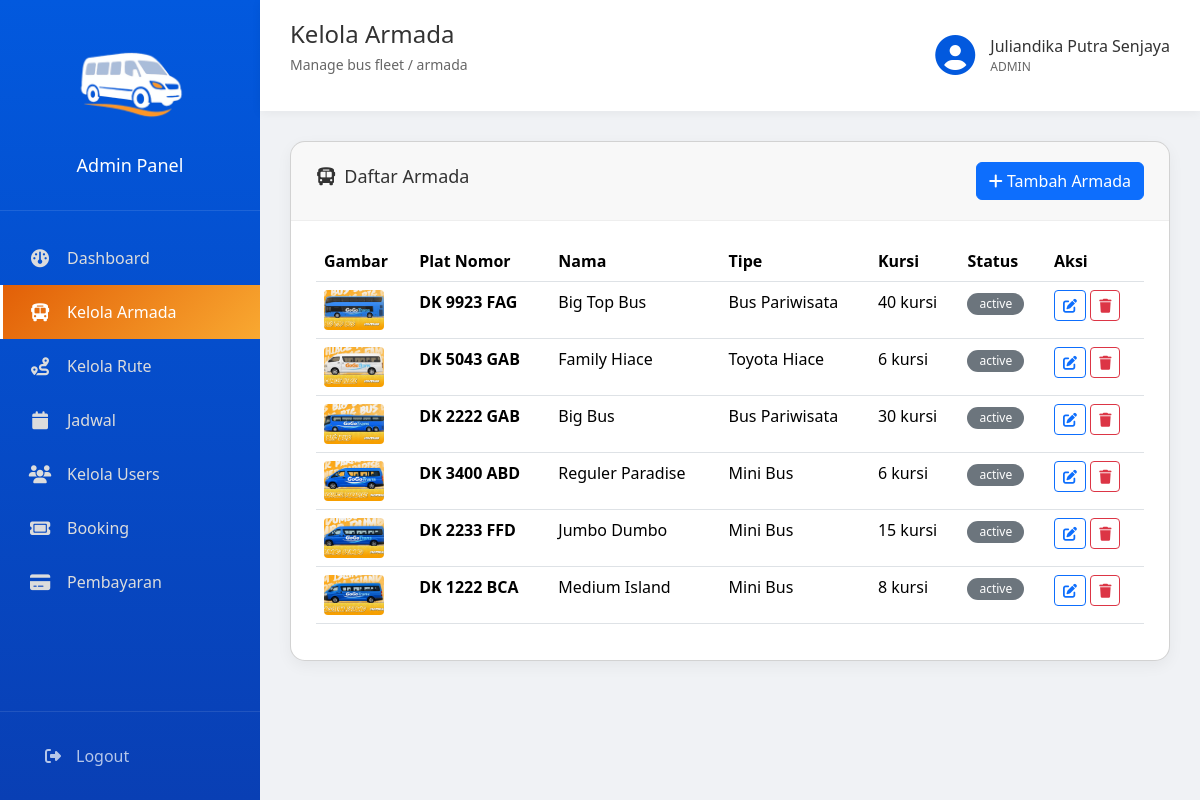
The page /admin/armada.php (signed in) on the database its author committed.
### tables this page shows
CREATE TABLE `tb_buss` (
  `bus_id` int NOT NULL AUTO_INCREMENT,
  `bus_number` varchar(50) NOT NULL,
  `model` varchar(100) NOT NULL,
  `bus_type` enum('big_bus','mini_bus','hiace','innova','avanza') DEFAULT 'big_bus',
  `description` text,
  `seat_capacity` int NOT NULL,
  `facilities` text,
  `image_url` varchar(255) DEFAULT NULL,
  `image_banner` varchar(255) DEFAULT NULL,
  `status` enum('active','maintenance','inactive') DEFAULT 'active',
  PRIMARY KEY (`bus_id`),
  UNIQUE KEY `bus_number` (`bus_number`)
);

### admin/armada.php (the view, shortened to what this page needs)
<?php
require_once 'templates/functions.php';
require_once 'templates/header.php';
$action = $_GET['action'] ?? 'list';
$pdo = getDB();
$sql = "SELECT * FROM tb_buss ORDER BY bus_id DESC";
$buses = $pdo->query($sql)->fetchAll();
?>
<?php if ($action === 'list'): ?>
<div class="card">
    <div class="card-header d-flex justify-content-between align-items-center">
        <h2><i class="fa-solid fa-bus me-2"></i>Daftar Armada</h2>
        <a href="?action=add" class="btn btn-primary">
            <i class="fa-solid fa-plus"></i> Tambah Armada
        </a>
    </div>
    <div class="card-body">
        <table class="table table-hover">
            <thead>
                <tr>
                    <th>Gambar</th>
                    <th>Plat Nomor</th>
                    <th>Nama</th>
                    <th>Tipe</th>
                    <th>Kursi</th>
                    <th>Status</th>
                    <th>Aksi</th>
                </tr>
            </thead>
            <tbody>
                <?php if (empty($buses)): ?>
                <tr>
                    <td colspan="7" class="text-center text-muted py-4">Belum ada data armada</td>
                </tr>
                <?php else: ?>
                <?php foreach ($buses as $b): ?>
                <tr>
                    <td>
                        <?php if ($b['image_url']): ?>
                        <img src="<?php echo htmlspecialchars($b['image_url']); ?>" alt="" style="width:60px;height:40px;object-fit:cover;border-radius:4px;">
                        <?php else: ?>
                        <div style="width:60px;height:40px;background:#eee;border-radius:4px;display:flex;align-items:center;justify-content:center;">
                            <i class="fa-solid fa-bus text-muted"></i>
                        </div>
                        <?php endif; ?>
                    </td>
                    <td><strong><?php echo htmlspecialchars($b['bus_number']); ?></strong></td>
                    <td><?php echo htmlspecialchars($b['model']); ?></td>
                    <td><?php echo getBusTypeLabel($b['bus_type']); ?></td>
                    <td><?php echo $b['seat_capacity']; ?> kursi</td>
                    <td><?php echo getStatusBadge($b['status']); ?></td>
                    <td>
                        <a href="?action=edit&id=<?php echo $b['bus_id']; ?>" class="btn btn-sm btn-outline-primary">
                            <i class="fa-solid fa-edit"></i>
                        </a>
                        <button type="button" class="btn btn-sm btn-outline-danger"
                                onclick="confirmDelete(<?php echo $b['bus_id']; ?>, '<?php echo htmlspecialchars($b['model']); ?>')">
                            <i class="fa-solid fa-trash"></i>
                        </button>
                    </td>
                </tr>
                <?php endforeach; ?>
                <?php endif; ?>
            </tbody>
        </table>
    </div>
</div>
<?php endif; ?>
<?php require_once 'templates/footer.php'; ?>

### admin/templates/functions.php (shortened to what this page needs)
<?php
function getBusTypeLabel($type) {
    $labels = [
        'big_bus' => 'Bus Pariwisata',
        'mini_bus' => 'Mini Bus',
        'hiace' => 'Toyota Hiace',
    ];
    if (isset($labels[$type])) {
        return $labels[$type];
    } else {
        return $type;
    }
}
function getStatusBadge($status) {
    $badges = [
        'active' => '<span class="badge bg-success">Active</span>',
        'inactive' => '<span class="badge bg-secondary">Inactive</span>',
        'maintenance' => '<span class="badge bg-warning">Maintenance</span>',
        'pending' => '<span class="badge bg-warning">Pending</span>',
        'paid' => '<span class="badge bg-success">Paid</span>',
        'success' => '<span class="badge bg-success">Success</span>',
        'cancelled' => '<span class="badge bg-danger">Cancelled</span>',
        'failed' => '<span class="badge bg-danger">Failed</span>',
        'expired' => '<span class="badge bg-secondary">Expired</span>',
        'available' => '<span class="badge bg-success">Available</span>',
        'finished' => '<span class="badge bg-info">Finished</span>',
    ];
    if (isset($badges[$status])) {
        return $badges[$status];
    } else {
        return "<span class='badge bg-secondary'>{$status}</span>";
    }
}

### assets/css/admin.css (style rules this page uses)
* { margin: 0; padding: 0; box-sizing: border-box; }
body { font-family: MyCustomFont1, 'Segoe UI', sans-serif; background: #f0f2f5; }
.card { background: #fff; border-radius: 15px; box-shadow: 0 5px 15px rgba(0, 0, 0, 0.05); overflow: hidden; }
.card-header { padding: 20px 25px; border-bottom: 1px solid #eee; display: flex; justify-content: space-between; align-items: center; }
.card-header h2 { font-size: 18px; color: #333; }
.card-body { padding: 20px 25px; }
.badge { display: inline-block; padding: 5px 12px; border-radius: 20px; font-size: 12px; font-weight: 100 !important; }

### rows shown on the page
tb_buss: image_url (picture), bus_number "DK 9923 FAG", model "Big Top Bus", bus_type "Bus Pariwisata", seat_capacity "40", status "active"
tb_buss: image_url (picture), bus_number "DK 5043 GAB", model "Family Hiace", bus_type "Toyota Hiace", seat_capacity "6", status "active"
tb_buss: image_url (picture), bus_number "DK 2222 GAB", model "Big Bus", bus_type "Bus Pariwisata", seat_capacity "30", status "active"
tb_buss: image_url (picture), bus_number "DK 3400 ABD", model "Reguler Paradise", bus_type "Mini Bus", seat_capacity "6", status "active"
tb_buss: image_url (picture), bus_number "DK 2233 FFD", model "Jumbo Dumbo", bus_type "Mini Bus", seat_capacity "15", status "active"
tb_buss: image_url (picture), bus_number "DK 1222 BCA", model "Medium Island", bus_type "Mini Bus", seat_capacity "8", status "active"

### other values the page prints
$pageTitle "Kelola Armada"
$pageSubtitle "Manage bus fleet / armada"
$nama "Juliandika Putra Senjaya"
$role "ADMIN"
